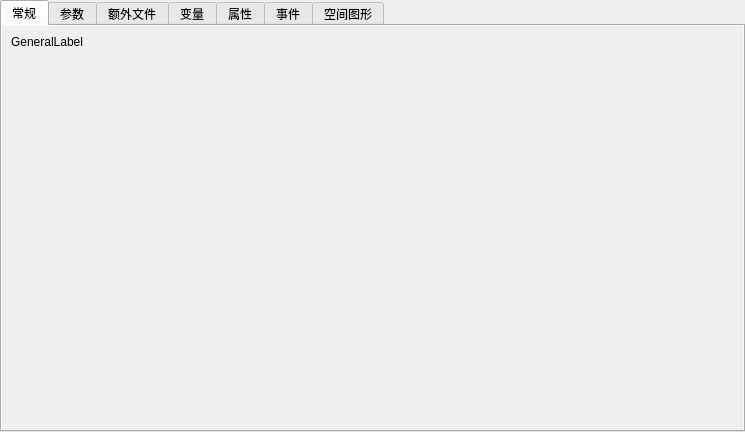
<?xml version="1.0" encoding="UTF-8"?>
<ui version="4.0">
 <class>SignatureWidget</class>
 <widget class="QWidget" name="SignatureWidget">
  <property name="geometry">
   <rect>
    <x>0</x>
    <y>0</y>
    <width>745</width>
    <height>432</height>
   </rect>
  </property>
  <property name="windowTitle">
   <string notr="true"/>
  </property>
  <layout class="QVBoxLayout" name="verticalLayout">
   <property name="spacing">
    <number>0</number>
   </property>
   <property name="leftMargin">
    <number>0</number>
   </property>
   <property name="topMargin">
    <number>0</number>
   </property>
   <property name="rightMargin">
    <number>0</number>
   </property>
   <property name="bottomMargin">
    <number>0</number>
   </property>
   <item>
    <widget class="QTabWidget" name="InfosTabWidget">
     <property name="currentIndex">
      <number>0</number>
     </property>
     <widget class="QWidget" name="GeneralTab">
      <attribute name="title">
       <string>常规</string>
      </attribute>
      <layout class="QVBoxLayout" name="verticalLayout_4">
       <property name="spacing">
        <number>0</number>
       </property>
       <property name="leftMargin">
        <number>0</number>
       </property>
       <property name="topMargin">
        <number>0</number>
       </property>
       <property name="rightMargin">
        <number>0</number>
       </property>
       <property name="bottomMargin">
        <number>0</number>
       </property>
       <item>
        <widget class="QScrollArea" name="scrollArea">
         <property name="frameShape">
          <enum>QFrame::NoFrame</enum>
         </property>
         <property name="widgetResizable">
          <bool>true</bool>
         </property>
         <widget class="QWidget" name="scrollAreaWidgetContents">
          <property name="geometry">
           <rect>
            <x>0</x>
            <y>0</y>
            <width>739</width>
            <height>406</height>
           </rect>
          </property>
          <layout class="QVBoxLayout" name="verticalLayout_5">
           <item>
            <widget class="QLabel" name="GeneralLabel">
             <property name="sizePolicy">
              <sizepolicy hsizetype="Expanding" vsizetype="Expanding">
               <horstretch>0</horstretch>
               <verstretch>0</verstretch>
              </sizepolicy>
             </property>
             <property name="text">
              <string notr="true">GeneralLabel</string>
             </property>
             <property name="alignment">
              <set>Qt::AlignLeading|Qt::AlignLeft|Qt::AlignTop</set>
             </property>
             <property name="wordWrap">
              <bool>true</bool>
             </property>
            </widget>
           </item>
          </layout>
         </widget>
        </widget>
       </item>
      </layout>
     </widget>
     <widget class="QWidget" name="ParametersTab">
      <attribute name="title">
       <string>参数</string>
      </attribute>
      <layout class="QVBoxLayout" name="verticalLayout_3">
       <property name="leftMargin">
        <number>6</number>
       </property>
       <property name="topMargin">
        <number>6</number>
       </property>
       <property name="rightMargin">
        <number>6</number>
       </property>
       <property name="bottomMargin">
        <number>6</number>
       </property>
       <item>
        <widget class="QTableWidget" name="ParametersTableWidget">
         <property name="editTriggers">
          <set>QAbstractItemView::NoEditTriggers</set>
         </property>
         <property name="selectionMode">
          <enum>QAbstractItemView::NoSelection</enum>
         </property>
         <property name="sortingEnabled">
          <bool>true</bool>
         </property>
         <attribute name="horizontalHeaderStretchLastSection">
          <bool>true</bool>
         </attribute>
         <attribute name="verticalHeaderVisible">
          <bool>false</bool>
         </attribute>
         <attribute name="verticalHeaderHighlightSections">
          <bool>false</bool>
         </attribute>
         <column>
          <property name="text">
           <string>I/O状况</string>
          </property>
         </column>
         <column>
          <property name="text">
           <string>名称</string>
          </property>
         </column>
         <column>
          <property name="text">
           <string>SI单元</string>
          </property>
         </column>
         <column>
          <property name="text">
           <string>描述</string>
          </property>
         </column>
        </widget>
       </item>
      </layout>
     </widget>
     <widget class="QWidget" name="ExtrafilesTab">
      <attribute name="title">
       <string>额外文件</string>
      </attribute>
      <layout class="QVBoxLayout" name="verticalLayout_8">
       <property name="leftMargin">
        <number>6</number>
       </property>
       <property name="topMargin">
        <number>6</number>
       </property>
       <property name="rightMargin">
        <number>6</number>
       </property>
       <property name="bottomMargin">
        <number>6</number>
       </property>
       <item>
        <widget class="QTableWidget" name="ExtrafilesTableWidget">
         <property name="editTriggers">
          <set>QAbstractItemView::NoEditTriggers</set>
         </property>
         <property name="selectionMode">
          <enum>QAbstractItemView::NoSelection</enum>
         </property>
         <property name="selectionBehavior">
          <enum>QAbstractItemView::SelectRows</enum>
         </property>
         <attribute name="horizontalHeaderStretchLastSection">
          <bool>true</bool>
         </attribute>
         <attribute name="verticalHeaderVisible">
          <bool>false</bool>
         </attribute>
         <attribute name="verticalHeaderHighlightSections">
          <bool>false</bool>
         </attribute>
         <column>
          <property name="text">
           <string>I/O状态</string>
          </property>
         </column>
         <column>
          <property name="text">
           <string>描述</string>
          </property>
         </column>
        </widget>
       </item>
      </layout>
     </widget>
     <widget class="QWidget" name="VariablesTab">
      <attribute name="title">
       <string>变量</string>
      </attribute>
      <layout class="QVBoxLayout" name="verticalLayout_2">
       <property name="leftMargin">
        <number>6</number>
       </property>
       <property name="topMargin">
        <number>6</number>
       </property>
       <property name="rightMargin">
        <number>6</number>
       </property>
       <property name="bottomMargin">
        <number>6</number>
       </property>
       <item>
        <widget class="QTableWidget" name="VariablesTableWidget">
         <property name="editTriggers">
          <set>QAbstractItemView::NoEditTriggers</set>
         </property>
         <property name="selectionMode">
          <enum>QAbstractItemView::NoSelection</enum>
         </property>
         <property name="sortingEnabled">
          <bool>true</bool>
         </property>
         <attribute name="horizontalHeaderStretchLastSection">
          <bool>true</bool>
         </attribute>
         <attribute name="verticalHeaderVisible">
          <bool>false</bool>
         </attribute>
         <attribute name="verticalHeaderHighlightSections">
          <bool>false</bool>
         </attribute>
         <column>
          <property name="text">
           <string>I/O状态</string>
          </property>
         </column>
         <column>
          <property name="text">
           <string>名称</string>
          </property>
         </column>
         <column>
          <property name="text">
           <string>数据类型</string>
          </property>
         </column>
         <column>
          <property name="text">
           <string>SI单元</string>
          </property>
         </column>
         <column>
          <property name="text">
           <string>空间类</string>
          </property>
         </column>
         <column>
          <property name="text">
           <string>描述</string>
          </property>
         </column>
        </widget>
       </item>
      </layout>
     </widget>
     <widget class="QWidget" name="AttributesTab">
      <attribute name="title">
       <string>属性</string>
      </attribute>
      <layout class="QVBoxLayout" name="verticalLayout_6">
       <property name="leftMargin">
        <number>6</number>
       </property>
       <property name="topMargin">
        <number>6</number>
       </property>
       <property name="rightMargin">
        <number>6</number>
       </property>
       <property name="bottomMargin">
        <number>6</number>
       </property>
       <item>
        <widget class="QTableWidget" name="AttributesTableWidget">
         <property name="editTriggers">
          <set>QAbstractItemView::NoEditTriggers</set>
         </property>
         <property name="selectionMode">
          <enum>QAbstractItemView::NoSelection</enum>
         </property>
         <property name="sortingEnabled">
          <bool>true</bool>
         </property>
         <attribute name="horizontalHeaderStretchLastSection">
          <bool>true</bool>
         </attribute>
         <attribute name="verticalHeaderVisible">
          <bool>false</bool>
         </attribute>
         <attribute name="verticalHeaderHighlightSections">
          <bool>false</bool>
         </attribute>
         <column>
          <property name="text">
           <string>I/O状态</string>
          </property>
         </column>
         <column>
          <property name="text">
           <string>名称</string>
          </property>
         </column>
         <column>
          <property name="text">
           <string>SI单元</string>
          </property>
         </column>
         <column>
          <property name="text">
           <string>空间类</string>
          </property>
         </column>
         <column>
          <property name="text">
           <string>描述</string>
          </property>
         </column>
        </widget>
       </item>
      </layout>
     </widget>
     <widget class="QWidget" name="EventsTab">
      <attribute name="title">
       <string>事件</string>
      </attribute>
      <layout class="QVBoxLayout" name="verticalLayout_7">
       <property name="leftMargin">
        <number>6</number>
       </property>
       <property name="topMargin">
        <number>6</number>
       </property>
       <property name="rightMargin">
        <number>6</number>
       </property>
       <property name="bottomMargin">
        <number>6</number>
       </property>
       <item>
        <widget class="QTableWidget" name="EventsTableWidget">
         <property name="editTriggers">
          <set>QAbstractItemView::NoEditTriggers</set>
         </property>
         <property name="selectionMode">
          <enum>QAbstractItemView::NoSelection</enum>
         </property>
         <property name="sortingEnabled">
          <bool>true</bool>
         </property>
         <attribute name="horizontalHeaderStretchLastSection">
          <bool>true</bool>
         </attribute>
         <attribute name="verticalHeaderVisible">
          <bool>false</bool>
         </attribute>
         <attribute name="verticalHeaderHighlightSections">
          <bool>false</bool>
         </attribute>
         <column>
          <property name="text">
           <string>空间类</string>
          </property>
         </column>
        </widget>
       </item>
      </layout>
     </widget>
     <widget class="QWidget" name="SpatialGraphTab">
      <attribute name="title">
       <string>空间图形</string>
      </attribute>
      <layout class="QVBoxLayout" name="verticalLayout_9" stretch="0,1">
       <property name="leftMargin">
        <number>6</number>
       </property>
       <property name="topMargin">
        <number>6</number>
       </property>
       <property name="rightMargin">
        <number>6</number>
       </property>
       <property name="bottomMargin">
        <number>6</number>
       </property>
       <item>
        <widget class="QLabel" name="GraphDescriptionLabel">
         <property name="text">
          <string notr="true">TextLabel</string>
         </property>
         <property name="wordWrap">
          <bool>true</bool>
         </property>
        </widget>
       </item>
       <item>
        <widget class="QTableWidget" name="GraphTableWidget">
         <property name="editTriggers">
          <set>QAbstractItemView::NoEditTriggers</set>
         </property>
         <property name="selectionMode">
          <enum>QAbstractItemView::NoSelection</enum>
         </property>
         <property name="selectionBehavior">
          <enum>QAbstractItemView::SelectRows</enum>
         </property>
         <property name="sortingEnabled">
          <bool>true</bool>
         </property>
         <attribute name="horizontalHeaderStretchLastSection">
          <bool>true</bool>
         </attribute>
         <attribute name="verticalHeaderVisible">
          <bool>false</bool>
         </attribute>
         <attribute name="verticalHeaderHighlightSections">
          <bool>false</bool>
         </attribute>
         <column>
          <property name="text">
           <string>空间类</string>
          </property>
         </column>
         <column>
          <property name="text">
           <string>描述</string>
          </property>
         </column>
        </widget>
       </item>
      </layout>
     </widget>
    </widget>
   </item>
  </layout>
 </widget>
 <resources/>
 <connections/>
</ui>
